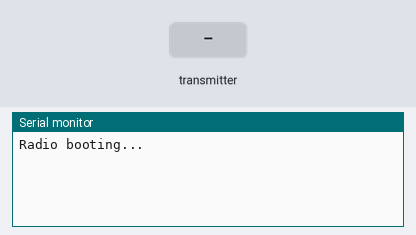
A sketch run on a simulated Arduino Uno, built with avr-gcc and run on an emulated ATmega328P. Shown: the last lines printed to the serial monitor. Inputs (shaded band) come from the test bench. No radio packets arrive unless stated.

Above: at 2.2 s.
2.3 s: the transmitter starts sending X = 0
At 2.37 s:
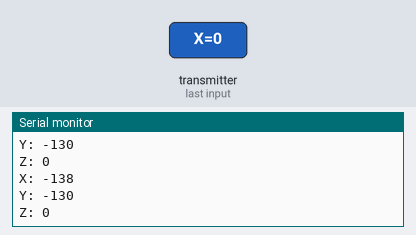
3.8 s: the transmitter starts sending Y = 256
5.3 s: the transmitter starts sending Z = 1
At 5.37 s:
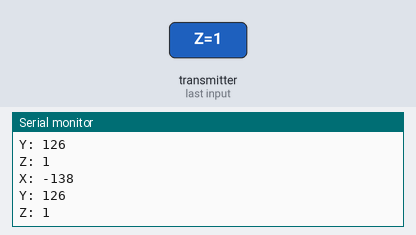
6.8 s: the transmitter starts sending X = 256
8.3 s: the transmitter starts sending Y = 512
Timing chart, 0 to 10.8 s (numbered marks = the images above; inputs shaded):
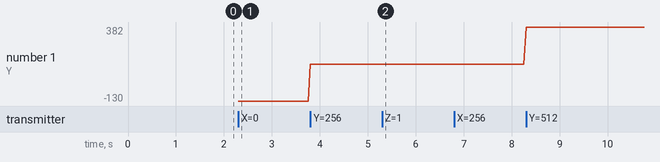

Measured:
- after the input at 2.3 s, the serial monitor: prints a new line at once (image 1)
- after the input at 5.3 s, the serial monitor: prints a new line at once (image 2)
- plotted number 1: -130 → 126 after the input at 3.8 s, 126 → 382 after the input at 8.3 s

The sketch:

nunchuckRcv.ino
```cpp
#include <SPI.h>
#include <RF24.h>

//Radio object:
RF24 radio(7, 8); //CE, CSN

//radio address
const byte address[6] = "00001";

//Defining the struct for packets
//over the radio
typedef struct {
  int X = 0;
  int Y = 0;
  bool Z = 0;
} infoPacket;

infoPacket newPacket;

void setup() {
  //Begin serial port
  Serial.begin(115200);

  //Starting up radio
  radio.begin();
  radio.setChannel(115);
  radio.openReadingPipe(1, address);
  radio.setPALevel(RF24_PA_MAX);
  radio.setDataRate(RF24_250KBPS);
  radio.startListening();
  Serial.print("Radio booting...\n");
  delay(1000);

}

void loop() {

  if (radio.available()){
    while (radio.available()){
      radio.read(&newPacket, sizeof(infoPacket));
    }

    //Serial output for debugging
    Serial.print("\nX: ");
    Serial.print(newPacket.X - 138);
    Serial.print("\n");
    Serial.print("Y: ");
    Serial.print(newPacket.Y - 130);
    Serial.print("\n");
    Serial.print("Z: ");
    Serial.print(newPacket.Z);
    Serial.print("\n");
  }
}
```
